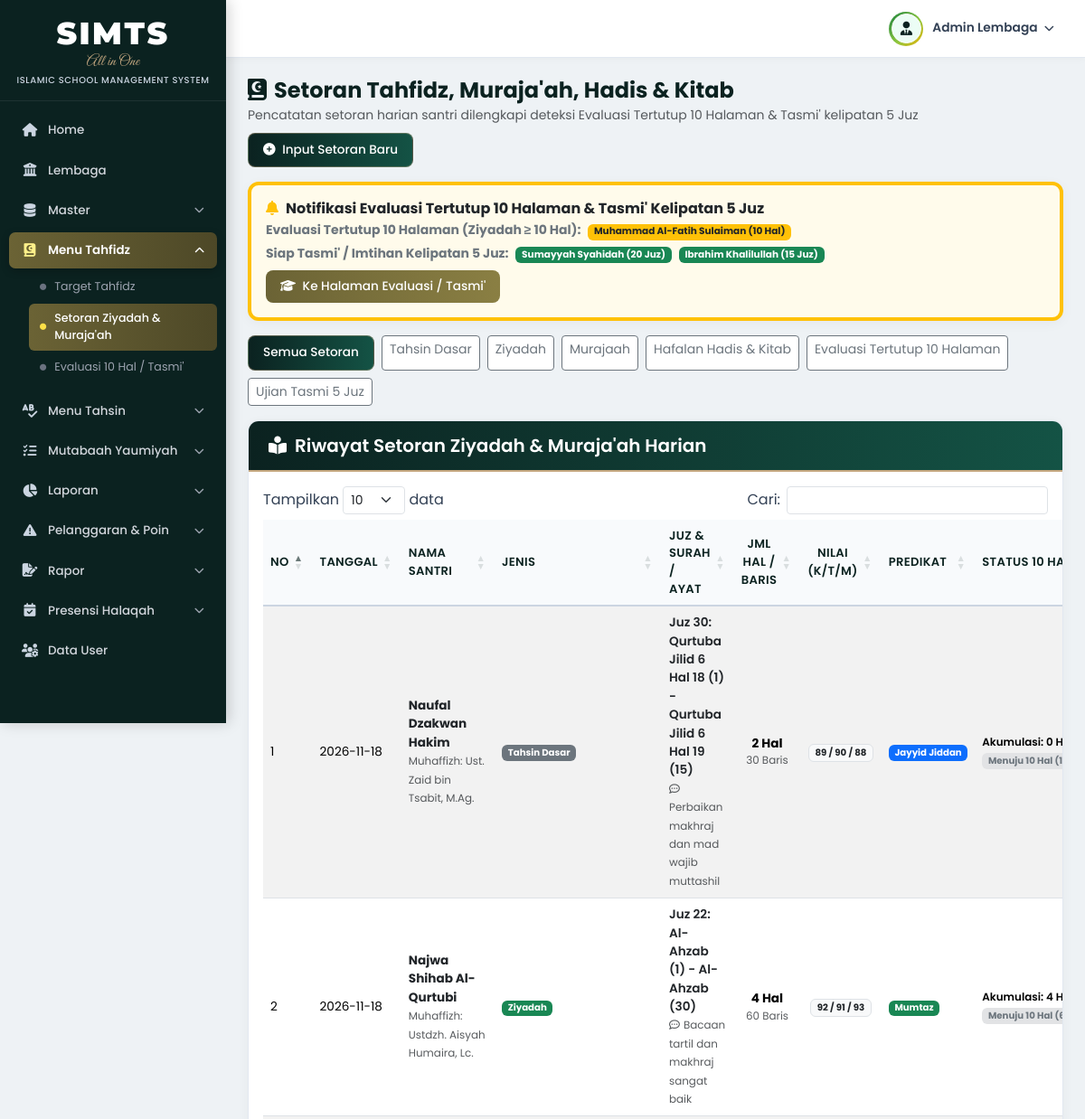
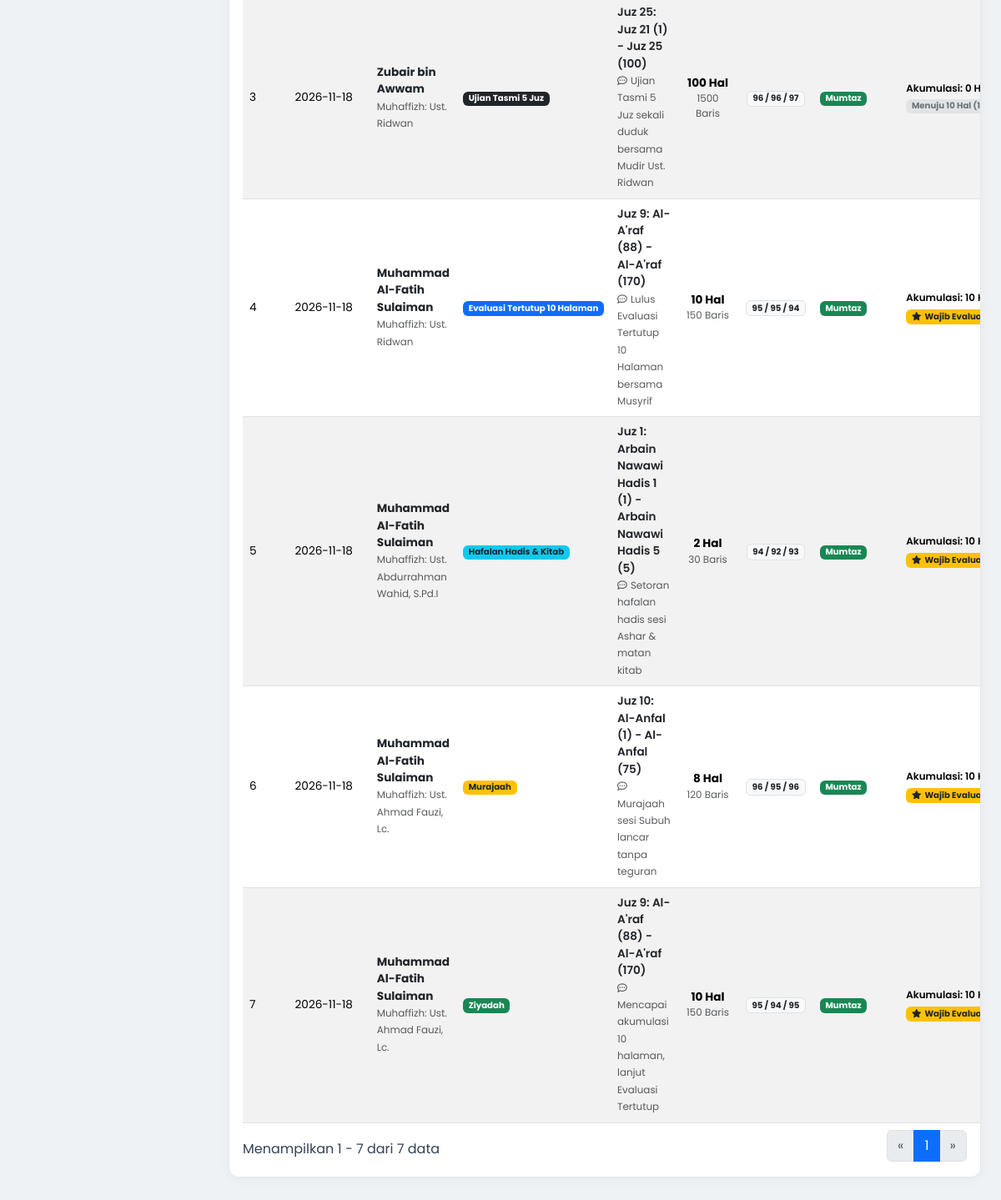
/modules/tahfidz/setoran_tahfidz.php (signed in), run on the app's committed database (2 pictures, top to bottom).
### tables this page shows
CREATE TABLE `santri` (
  `id` INT AUTO_INCREMENT PRIMARY KEY,
  `id_santri` INT GENERATED ALWAYS AS (`id`) VIRTUAL,
  `nis` VARCHAR(30) NOT NULL UNIQUE,
  `nisn` VARCHAR(30) DEFAULT NULL,
  `nama_santri` VARCHAR(120) NOT NULL,
  `jenis_kelamin` ENUM('L','P') NOT NULL DEFAULT 'L',
  `tempat_lahir` VARCHAR(60) DEFAULT 'Jakarta',
  `tanggal_lahir` DATE DEFAULT '2012-01-01',
  `usia` INT NOT NULL DEFAULT 14,
  `jenjang` ENUM('SMP','SMA') NOT NULL DEFAULT 'SMP',
  `tahun_angkatan` VARCHAR(20) NOT NULL DEFAULT '2025/2026',
  `kategori_halaqah` ENUM('Tahsin Dasar','Tahfidz Lanjutan') NOT NULL DEFAULT 'Tahsin Dasar',
  `kelompok_musyrif` VARCHAR(100) NOT NULL DEFAULT 'Kelompok Musyrif Ust. Zaid bin Tsabit (Tahsin Dasar A)',
  `kelas_program` VARCHAR(50) DEFAULT 'Tahun ke-1 (Tingkat Dasar)',
  `jilid_tahsin` VARCHAR(40) DEFAULT 'Al-Qur''an / Tajwid',
  `target_juz` INT NOT NULL DEFAULT 5,
  `total_hafalan_juz` DECIMAL(4,1) DEFAULT 1.0,
  `halaqah_id` INT DEFAULT 1,
  `pengajar_id` INT DEFAULT 1,
  `id_user_orang_tua` INT DEFAULT 3,
  `nama_orang_tua` VARCHAR(120) DEFAULT NULL,
  `no_hp_orang_tua` VARCHAR(25) DEFAULT NULL,
  `alamat` TEXT DEFAULT NULL,
  `tanggal_masuk` DATE DEFAULT '2025-07-15',
  `status_santri` ENUM('Aktif','Alumni','Keluar') NOT NULL DEFAULT 'Aktif',
  `created_at` TIMESTAMP DEFAULT CURRENT_TIMESTAMP,
  CONSTRAINT `fk_santri_halaqah` FOREIGN KEY (`halaqah_id`) REFERENCES `halaqah`(`id`) ON DELETE SET NULL,
  CONSTRAINT `fk_santri_pengajar` FOREIGN KEY (`pengajar_id`) REFERENCES `pengajar`(`id`) ON DELETE SET NULL,
  CONSTRAINT `fk_santri_ortu` FOREIGN KEY (`id_user_orang_tua`) REFERENCES `users`(`id`) ON DELETE SET NULL
);

CREATE TABLE `setoran_tahfidz` (
  `id` INT AUTO_INCREMENT PRIMARY KEY,
  `santri_id` INT NOT NULL,
  `pengajar_id` INT NOT NULL,
  `tanggal` DATE NOT NULL,
  `jenis_setoran` ENUM('Tahsin Dasar','Ziyadah','Murajaah','Hafalan Hadis & Kitab','Evaluasi Tertutup 10 Halaman','Ujian Tasmi 5 Juz') NOT NULL DEFAULT 'Ziyadah',
  `juz` INT NOT NULL DEFAULT 30,
  `surah_awal` VARCHAR(60) NOT NULL,
  `ayat_awal` INT NOT NULL DEFAULT 1,
  `surah_akhir` VARCHAR(60) NOT NULL,
  `ayat_akhir` INT NOT NULL DEFAULT 10,
  `jumlah_halaman` DECIMAL(4,1) NOT NULL DEFAULT 1.0,
  `jumlah_baris` INT NOT NULL DEFAULT 15,
  `nilai_kelancaran` INT NOT NULL DEFAULT 90,
  `nilai_tajwid` INT NOT NULL DEFAULT 90,
  `nilai_makhraj` INT NOT NULL DEFAULT 90,
  `predikat` ENUM('Mumtaz','Jayyid Jiddan','Jayyid','Maqbul','Rosib') NOT NULL DEFAULT 'Mumtaz',
  `catatan` TEXT DEFAULT NULL,
  `created_at` TIMESTAMP DEFAULT CURRENT_TIMESTAMP,
  CONSTRAINT `fk_setoran_tahfidz_santri` FOREIGN KEY (`santri_id`) REFERENCES `santri`(`id`) ON DELETE CASCADE,
  CONSTRAINT `fk_setoran_tahfidz_pengajar` FOREIGN KEY (`pengajar_id`) REFERENCES `pengajar`(`id`) ON DELETE CASCADE
);

CREATE TABLE `pengajar` (
  `id` INT AUTO_INCREMENT PRIMARY KEY,
  `user_id` INT DEFAULT NULL,
  `nip` VARCHAR(30) NOT NULL UNIQUE,
  `nama_pengajar` VARCHAR(120) NOT NULL,
  `jenis_kelamin` ENUM('L','P') NOT NULL DEFAULT 'L',
  `tempat_lahir` VARCHAR(60) DEFAULT NULL,
  `tanggal_lahir` DATE DEFAULT NULL,
  `pendidikan_terakhir` VARCHAR(80) DEFAULT 'S1 Syariah / LIPIA',
  `jumlah_hafalan_juz` INT DEFAULT 30,
  `spesialisasi` VARCHAR(80) DEFAULT 'Musyrif Halaqah Tahfidz (Lanjutan)',
  `no_hp` VARCHAR(25) DEFAULT NULL,
  `alamat` TEXT DEFAULT NULL,
  `tanggal_bergabung` DATE DEFAULT '2021-11-19',
  `status` ENUM('Aktif','Nonaktif') NOT NULL DEFAULT 'Aktif',
  `created_at` TIMESTAMP DEFAULT CURRENT_TIMESTAMP,
  CONSTRAINT `fk_pengajar_user` FOREIGN KEY (`user_id`) REFERENCES `users`(`id`) ON DELETE SET NULL
);

### config/koneksi.php (called while the page is built, shortened)
<?php
function e(?string $str): string
{
    return htmlspecialchars($str ?? '', ENT_QUOTES, 'UTF-8');
}

### modules/tahfidz/setoran_tahfidz.php (the view, shortened to what this page needs)
<?php
require_once __DIR__ . '/../../config/koneksi.php';
$role         = $_SESSION['role'] ?? 'admin';
$user_id      = (int) ($_SESSION['user_id'] ?? 0);
$daftar_jenis_setoran = [
    'Tahsin Dasar',
    'Ziyadah',
    'Murajaah',
    'Hafalan Hadis & Kitab',
    'Evaluasi Tertutup 10 Halaman',
    'Ujian Tasmi 5 Juz'
];
$where_ortu = ($role === 'orang_tua') ? "AND s.id_user_orang_tua = $user_id" : "";
$akumulasi_ziyadah = [];
$santri_siap_tasmi = [];
$sql_akum = "SELECT st.santri_id, s.nama_santri, s.nis, s.total_hafalan_juz, SUM(st.jumlah_halaman) AS total_ziyadah
             FROM setoran_tahfidz st
             JOIN santri s ON st.santri_id = s.id
             WHERE st.jenis_setoran = 'Ziyadah' $where_ortu
             GROUP BY st.santri_id";
$res_akum = mysqli_query($conn, $sql_akum);
while ($ra = mysqli_fetch_assoc($res_akum)) {
    $sid = (int) $ra['santri_id'];
    $tot = (float) $ra['total_ziyadah'];
    $akumulasi_ziyadah[$sid] = $tot;
    if ($tot >= 10) {
        $santri_siap_tasmi[] = $ra;
    }
}
$santri_siap_5juz = [];
$res_5juz = mysqli_query($conn, "SELECT s.id, s.nis, s.nama_santri, s.total_hafalan_juz FROM santri s WHERE s.status_santri='Aktif' AND s.total_hafalan_juz >= 5 $where_ortu ORDER BY s.total_hafalan_juz DESC LIMIT 8");
while ($r5 = mysqli_fetch_assoc($res_5juz)) {
    $juz_val = (float) $r5['total_hafalan_juz'];
    if ($juz_val >= 5 && fmod($juz_val, 5.0) == 0.0) {
        $santri_siap_5juz[] = $r5;
    }
}
$filter_jenis = $_GET['jenis'] ?? '';
$where_parts = ["1=1"];
$where_sql = "WHERE " . implode(' AND ', $where_parts);
$sql_setoran = "SELECT st.*, s.nis, s.nama_santri, s.total_hafalan_juz, p.nama_pengajar
                FROM setoran_tahfidz st
                JOIN santri s ON st.santri_id = s.id
                LEFT JOIN pengajar p ON st.pengajar_id = p.id
                $where_sql
                ORDER BY st.tanggal DESC, st.id DESC";
$res_setoran = mysqli_query($conn, $sql_setoran);
include __DIR__ . '/../../includes/header.php';
include __DIR__ . '/../../includes/sidebar.php';
?>
<div class="d-flex justify-content-between align-items-center mb-3 flex-wrap gap-2">
    <div>
        <h4 class="fw-bold mb-0" style="color:#0b2220;"><i class="fa-solid fa-book-quran me-2"></i>Setoran Tahfidz, Muraja'ah, Hadis &amp; Kitab</h4>
        <small class="text-muted">Pencatatan setoran harian santri dilengkapi deteksi Evaluasi Tertutup 10 Halaman &amp; Tasmi' kelipatan 5 Juz</small>
    </div>
    <?php if (in_array($role, ['admin', 'pengajar'], true)): ?>
    <button class="btn btn-siata" data-bs-toggle="modal" data-bs-target="#modalTambahSetoran">
        <i class="fa-solid fa-plus-circle me-1"></i> Input Setoran Baru
    </button>
    <?php endif; ?>
</div>
<?php if (!empty($santri_siap_tasmi) || !empty($santri_siap_5juz)): ?>
<div class="card-siata p-3 mb-3 border-start border-4 border-warning" style="background:#fffbeb;">
    <div class="d-flex align-items-center justify-content-between flex-wrap gap-2">
        <div>
            <h6 class="fw-bold mb-1 text-dark">
                <i class="fa-solid fa-bell text-warning me-2"></i>Notifikasi Evaluasi Tertutup 10 Halaman &amp; Tasmi' Kelipatan 5 Juz
            </h6>
            <?php if (!empty($santri_siap_tasmi)): ?>
            <div class="small text-secondary mb-1">
                <strong>Evaluasi Tertutup 10 Halaman (Ziyadah &ge; 10 Hal):</strong>
                <?php foreach ($santri_siap_tasmi as $st): ?>
                    <span class="badge bg-warning text-dark ms-1">
                        <?= e($st['nama_santri']) ?> (<?= (float) $st['total_ziyadah'] ?> Hal)
                    </span>
                <?php endforeach; ?>
            </div>
            <?php endif; ?>
            <?php if (!empty($santri_siap_5juz)): ?>
            <div class="small text-secondary">
                <strong>Siap Tasmi' / Imtihan Kelipatan 5 Juz:</strong>
                <?php foreach ($santri_siap_5juz as $s5): ?>
                    <span class="badge bg-success ms-1">
                        <?= e($s5['nama_santri']) ?> (<?= (float) $s5['total_hafalan_juz'] ?> Juz)
                    </span>
                <?php endforeach; ?>
            </div>
            <?php endif; ?>
        </div>
        <a href="ujian_tasmi.php" class="btn btn-gold-siata btn-sm">
            <i class="fa-solid fa-graduation-cap me-1"></i> Ke Halaman Evaluasi / Tasmi'
        </a>
    </div>
</div>
<?php endif; ?>
<div class="mb-3 d-flex gap-2 flex-wrap">
    <a href="setoran_tahfidz.php" class="btn btn-sm <?= $filter_jenis === '' ? 'btn-siata' : 'btn-outline-secondary bg-white' ?>">
        Semua Setoran
    </a>
    <?php foreach ($daftar_jenis_setoran as $js): ?>
    <a href="setoran_tahfidz.php?jenis=<?= urlencode($js) ?>" class="btn btn-sm <?= $filter_jenis === $js ? 'btn-siata' : 'btn-outline-secondary bg-white' ?>">
        <?= e($js) ?>
    </a>
    <?php endforeach; ?>
</div>
<div class="card-siata">
    <div class="card-header-siata">
        <h5><i class="fa-solid fa-book-open-reader"></i> Riwayat Setoran Ziyadah &amp; Muraja'ah Harian</h5>
    </div>
    <div class="p-3 table-responsive">
        <table class="table table-hover table-striped table-siata datatable-siata align-middle w-100">
            <thead>
                <tr>
                    <th>No</th>
                    <th>Tanggal</th>
                    <th>Nama Santri</th>
                    <th>Jenis</th>
                    <th>Juz &amp; Surah / Ayat</th>
                    <th class="text-center">Jml Hal / Baris</th>
                    <th class="text-center">Nilai (K/T/M)</th>
                    <th>Predikat</th>
                    <th>Status 10 Hal</th>
                </tr>
            </thead>
            <tbody>
                <?php $no = 1; while ($row = mysqli_fetch_assoc($res_setoran)): ?>
                <?php
                    $sid      = (int) $row['santri_id'];
                    $tot_ziy  = $akumulasi_ziyadah[$sid] ?? 0;
                    $siap_10  = ($tot_ziy >= 10 && fmod($tot_ziy, 10.0) === 0.0) || ($tot_ziy >= 10);
                    $badge_pr = match ($row['predikat']) {
                        'Mumtaz'        => 'bg-success',
                        'Jayyid Jiddan' => 'bg-primary',
                        'Jayyid'        => 'bg-info text-dark',
                        'Maqbul'        => 'bg-warning text-dark',
                        default         => 'bg-danger'
                    };
                ?>
                <tr>
                    <td><?= $no++ ?></td>
                    <td><?= e($row['tanggal']) ?></td>
                    <td>
                        <div class="fw-bold text-dark"><?= e($row['nama_santri']) ?></div>
                        <small class="text-muted">Muhaffizh: <?= e($row['nama_pengajar'] ?? '-') ?></small>
                    </td>
                    <td>
                        <?php
                            $badge_js = match ($row['jenis_setoran']) {
                                'Tahsin Dasar'                  => 'bg-secondary',
                                'Ziyadah'                       => 'bg-success',
                                'Murajaah'                      => 'bg-warning text-dark',
                                'Hafalan Hadis & Kitab'         => 'bg-info text-dark',
                                'Evaluasi Tertutup 10 Halaman'  => 'bg-primary',
                                'Ujian Tasmi 5 Juz'             => 'bg-dark',
                                default                         => 'bg-primary'
                            };
                        ?>
                        <span class="badge <?= $badge_js ?>">
                            <?= e($row['jenis_setoran']) ?>
                        </span>
                    </td>
                    <td>
                        <div class="fw-semibold text-dark">Juz <?= (int) $row['juz'] ?>: <?= e($row['surah_awal']) ?> (<?= (int) $row['ayat_awal'] ?>) - <?= e($row['surah_akhir']) ?> (<?= (int) $row['ayat_akhir'] ?>)</div>
                        <?php if ($row['catatan']): ?>
                            <small class="text-muted"><i class="fa-regular fa-comment-dots me-1"></i><?= e($row['catatan']) ?></small>
                        <?php endif; ?>
                    </td>
                    <td class="text-center">
                        <span class="fw-bold"><?= (float) $row['jumlah_halaman'] ?> Hal</span>
                        <small class="text-muted d-block"><?= (int) $row['jumlah_baris'] ?> Baris</small>
                    </td>
                    <td class="text-center">
                        <span class="badge bg-light text-dark border">
                            <?= (int) $row['nilai_kelancaran'] ?> / <?= (int) $row['nilai_tajwid'] ?> / <?= (int) $row['nilai_makhraj'] ?>
                        </span>
                    </td>
                    <td><span class="badge <?= $badge_pr ?>"><?= e($row['predikat']) ?></span></td>
                    <td>
                        <div class="small fw-semibold">Akumulasi: <?= $tot_ziy ?> Hal</div>
                        <?php if ($siap_10): ?>
                            <a href="ujian_tasmi.php?santri_id=<?= $sid ?>" class="badge bg-warning text-dark text-decoration-none mt-1">
                                <i class="fa-solid fa-star me-1"></i>Wajib Evaluasi 10 Hal
                            </a>
                        <?php else: ?>
                            <span class="badge bg-secondary-subtle text-secondary">Menuju 10 Hal (<?= round(max(0, 10 - fmod((float) $tot_ziy, 10.0)), 1) ?> Hal lagi)</span>
                        <?php endif; ?>
                    </td>
                </tr>
                <?php endwhile; ?>
            </tbody>
        </table>
    </div>
</div>
<?php include __DIR__ . '/../../includes/footer.php'; ?>

### assets/css/style.css (style rules this page uses)
:root { --sidebar-width: 250px; --sidebar-bg: #0b2220; --siata-green-dark: #0b2220; --siata-green-mid: #145345; --sidebar-hover: rgba(255, 255, 255, 0.06); --sidebar-active-gradient: linear-gradient(90deg, #6b6335, #4d4827); --sidebar-gold: #c5a880; --topbar-height: 64px; --content-bg: #eef2f5; }
* { box-sizing: border-box; }
body { margin: 0; font-family: 'Poppins', sans-serif; background-color: var(--content-bg); color: #334155; overflow-x: hidden; }
.card-siata { background: #ffffff; border: 1px solid #e2e8f0; border-radius: 12px; box-shadow: 0 3px 14px rgba(15, 23, 42, 0.04); overflow: hidden; margin-bottom: 22px; }
.card-header-siata { background: linear-gradient(90deg, #0b2220 0%, #145345 100%); color: #ffffff; padding: 15px 22px; display: flex; align-items: center; justify-content: space-between; flex-wrap: wrap; gap: 10px; border-bottom: 2px solid #c5a880; }
.card-header-siata h5, .card-header-siata h6 { margin: 0; font-weight: 600; color: #ffffff; display: flex; align-items: center; gap: 9px; }
.btn-siata { background: linear-gradient(90deg, #0b2220, #145345); color: #ffffff; border: 1px solid rgba(197, 168, 128, 0.4); font-weight: 500; font-size: 0.85rem; border-radius: 8px; padding: 8px 16px; transition: all 0.2s; }
.btn-gold-siata { background: linear-gradient(90deg, #6b6335, #8a7f43); color: #ffffff; border: none; font-weight: 500; font-size: 0.85rem; border-radius: 8px; padding: 8px 16px; transition: all 0.2s; }
.table-siata thead th { background-color: #f8fafc; color: #0b2220; font-weight: 600; font-size: 0.82rem; text-transform: uppercase; letter-spacing: 0.3px; border-bottom: 2px solid #cbd5e1; vertical-align: middle; }
.table-siata tbody td { font-size: 0.85rem; vertical-align: middle; }

### data on the page
santri: nama_santri "Sumayyah Syahidah", total_hafalan_juz "20"
santri: nama_santri "Ibrahim Khalilullah", total_hafalan_juz "15"
setoran_tahfidz: tanggal "2026-11-18", santri.nama_santri "Naufal Dzakwan Hakim", pengajar.nama_pengajar "Ust. Zaid bin Tsabit, M.Ag.", jenis_setoran "Tahsin Dasar", juz "30", surah_awal "Qurtuba Jilid 6 Hal 18", ayat_awal "1", surah_akhir "Qurtuba Jilid 6 Hal 19", ayat_akhir "15", catatan "Perbaikan makhraj dan mad wajib muttashil", jumlah_halaman "2", jumlah_baris "30", nilai_kelancaran "89", nilai_tajwid "90", nilai_makhraj "88", predikat "Jayyid Jiddan", santri "0"
setoran_tahfidz: tanggal "2026-11-18", santri.nama_santri "Najwa Shihab Al-Qurtubi", pengajar.nama_pengajar "Ustdzh. Aisyah Humaira, Lc.", jenis_setoran "Ziyadah", juz "22", surah_awal "Al-Ahzab", ayat_awal "1", surah_akhir "Al-Ahzab", ayat_akhir "30", catatan "Bacaan tartil dan makhraj sangat baik", jumlah_halaman "4", jumlah_baris "60", nilai_kelancaran "92", nilai_tajwid "91", nilai_makhraj "93", predikat "Mumtaz", santri "4"
setoran_tahfidz: tanggal "2026-11-18", santri.nama_santri "Zubair bin Awwam", pengajar.nama_pengajar "Ust. Ridwan", jenis_setoran "Ujian Tasmi 5 Juz", juz "25", surah_awal "Juz 21", ayat_awal "1", surah_akhir "Juz 25", ayat_akhir "100", catatan "Ujian Tasmi 5 Juz sekali duduk bersama Mudir Ust. Ridwan", jumlah_halaman "100", jumlah_baris "1500", nilai_kelancaran "96", nilai_tajwid "96", nilai_makhraj "97", predikat "Mumtaz", santri "0"
setoran_tahfidz: tanggal "2026-11-18", santri.nama_santri "Muhammad Al-Fatih Sulaiman", pengajar.nama_pengajar "Ust. Ridwan", jenis_setoran "Evaluasi Tertutup 10 Halaman", juz "9", surah_awal "Al-A'raf", ayat_awal "88", surah_akhir "Al-A'raf", ayat_akhir "170", catatan "Lulus Evaluasi Tertutup 10 Halaman bersama Musyrif", jumlah_halaman "10", jumlah_baris "150", nilai_kelancaran "95", nilai_tajwid "95", nilai_makhraj "94", predikat "Mumtaz", santri "10"
setoran_tahfidz: tanggal "2026-11-18", santri.nama_santri "Muhammad Al-Fatih Sulaiman", pengajar.nama_pengajar "Ust. Abdurrahman Wahid, S.Pd.I", jenis_setoran "Hafalan Hadis & Kitab", juz "1", surah_awal "Arbain Nawawi Hadis 1", ayat_awal "1", surah_akhir "Arbain Nawawi Hadis 5", ayat_akhir "5", catatan "Setoran hafalan hadis sesi Ashar & matan kitab", jumlah_halaman "2", jumlah_baris "30", nilai_kelancaran "94", nilai_tajwid "92", nilai_makhraj "93", predikat "Mumtaz", santri "10"
setoran_tahfidz: tanggal "2026-11-18", santri.nama_santri "Muhammad Al-Fatih Sulaiman", pengajar.nama_pengajar "Ust. Ahmad Fauzi, Lc.", jenis_setoran "Murajaah", juz "10", surah_awal "Al-Anfal", ayat_awal "1", surah_akhir "Al-Anfal", ayat_akhir "75", catatan "Murajaah sesi Subuh lancar tanpa teguran", jumlah_halaman "8", jumlah_baris "120", nilai_kelancaran "96", nilai_tajwid "95", nilai_makhraj "96", predikat "Mumtaz", santri "10"
setoran_tahfidz: tanggal "2026-11-18", santri.nama_santri "Muhammad Al-Fatih Sulaiman", pengajar.nama_pengajar "Ust. Ahmad Fauzi, Lc.", jenis_setoran "Ziyadah", juz "9", surah_awal "Al-A'raf", ayat_awal "88", surah_akhir "Al-A'raf", ayat_akhir "170", catatan "Mencapai akumulasi 10 halaman, lanjut Evaluasi Tertutup", jumlah_halaman "10", jumlah_baris "150", nilai_kelancaran "95", nilai_tajwid "94", nilai_makhraj "95", predikat "Mumtaz", santri "10"

### other printed values
$topbar_user_label "Admin Lembaga"
$st['nama_santri'] "Muhammad Al-Fatih Sulaiman"
$st['total_ziyadah'] "10"
$js "Tahsin Dasar"
$js "Ziyadah"
$js "Murajaah"
$js "Hafalan Hadis & Kitab"
$js "Evaluasi Tertutup 10 Halaman"
$js "Ujian Tasmi 5 Juz"
